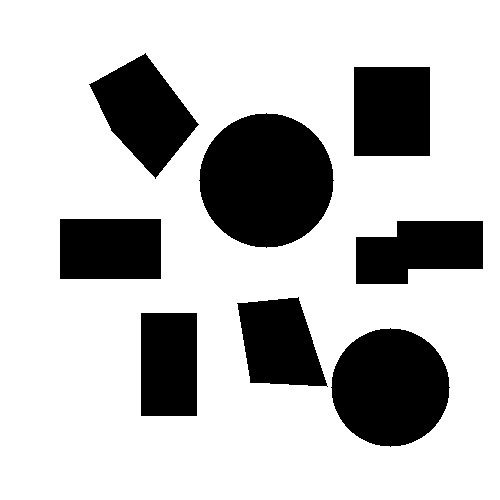
%> input picture 2dim/Bspline-RRT/map2.png, 500 x 500 px
$ octave Bspline_RRT.m   (GNU Octave 9; MATLAB toolbox functions it lacks are replaced by stand-ins)
%> lines starting %> are read from the running program, lines starting %| are printed output that depends on the picture; in (x1, y1, x2, y2) boxes, pixels count from 0 and x2, y2 are one past the last pixel; in counts of white or black regions, pixels touching at a corner belong together; the program's own positions count from 1
### 2dim/Bspline-RRT/PointCheck.m
function if_feasible = PointCheck(point, map, res)
% 判断一个点是否可行，输入位置、地图、栅格地图分辨率
% 注意坐标对应地图索引是(Y,X)


mapSize = size(map);
xmin = 0;
ymin = 0;
xmax = mapSize(2) * res;
ymax = mapSize(1) * res;

if point(1) < 0 || point(1) > xmax || point(2) < 0 || point(2) > ymax
    if_feasible = false;
    return
end

indx = floor((point(1) - xmin) / res + 1);
indy = floor((point(2) - ymin) / res + 1);
if map(indy, indx)==1
    if_feasible = true;
else
    if_feasible = false;
end

### 2dim/Bspline-RRT/ChooseSample.m
function qs = ChooseSample(algoParam, bestLength)
% 对搜索空间进行采样

region = size(algoParam.map) * algoParam.resolutionMap; % 地图范围

if ~isinf(bestLength)  % 如果已经找到路径，在椭球中进行搜索
    while true
        p = [0, 0, 1];
        while true
            x = -1 + 2 * rand();
            y = -1 + 2 * rand();
            if x * x + y * y < 1
                p(1) = x; p(2) = y;
                break
            end
        end
        % transform to ellipse
        c = norm(algoParam.start(1 : 2) - algoParam.goal(1 : 2)) / 2;
        p = transform(bestLength / 2, c, algoParam.start(1 : 2), algoParam.goal(1 : 2)) * p';
        if p(1) >= 0 && p(1) <= region(1) && p(2) >= 0 && p(2) <= region(2)
            break
        end
    end
    pos = p(1:2)';

else
    if rand < 0.1
        qs = algoParam.goal(1:2);
        return
    end
    pos = [rand() * region(1), rand() * region(2)];

end

% 连续采样转化为离散采样
% qs = NormalizedGrid(pos, algoParam);
qs = pos;
end


% [15 lines left out: function transform, not called in this run]

### 2dim/Bspline-RRT/Steer2Goal.m
function endNode1 = Steer2Goal(newNode, RRTree, algoParam)
% 尝试向向目标点连线

nend1 = algoParam.goal(1 : 2) + algoParam.maxstep/2 * [cos(algoParam.goal(3) + pi) sin(algoParam.goal(3) + pi)];
nend2 = algoParam.goal(1 : 2) + algoParam.maxstep/2 * [cos(algoParam.goal(3)) sin(algoParam.goal(3))];

ntemp = RRTree(newNode.parent);
[path, length, maxk] = GetBspline2Order(ntemp.pos, newNode.pos, nend1);

endNode1.parent = newNode.ind;
endNode1.pos = nend1;
endNode1.path = path;

if isinf(maxk) || maxk > 1 / algoParam.r || ~PathCollisionCheck(path, algoParam) % 不符合曲率约束，或者路径不可行，代价置为inf
    endNode1.cost = inf;
else
    endNode1.cost = newNode.cost + length;
end

[path1, ~, maxk1] = GetBspline2Order(newNode.pos, nend1, nend2); % 检测从nearestNode和nend1的中点出发的样条曲线

if isinf(maxk1) || maxk1 > 1 / algoParam.r || ~PathCollisionCheck(path1, algoParam)% 不符合曲率约束，代价置为inf
    endNode1.cost = inf;
end


end

### 2dim/Bspline-RRT/GetBspline2Order.m
function [path, length, maxk, kk] = GetBspline2Order(P1, P2, P3)
% 计算2次b样条曲线路径的长度和最大曲率
% 路径长度由曲线和曲线到两个端点的线段组成

%% 平移到P2为原点、P1->P2为x轴的坐标系
P1new = P1 - P2;
P3new = P3 - P2;
%P2new = [0, 0];

theta = pi - atan2(P1new(2), P1new(1));
rotaMat = [cos(theta) -sin(theta); sin(theta) cos(theta)];
P1_ = rotaMat * P1new';
P1new = P1_';

P3_ = rotaMat * P3new';
P3new = P3_';

%% 计算最大曲率
alpha = atan2(P3new(2), P3new(1));
L0 = hypot(P1new(1), P1new(2));
L1 = hypot(P3new(1), P3new(2));

if cos(alpha) > L1 / L0
    maxk = L0 * abs(sin(alpha)) / L1 ^ 2;
elseif cos(alpha) > L0 / L1
    maxk = L1 * abs(sin(alpha)) / L0 ^ 2;
else
    maxk = (L0 ^ 2 + L1 ^ 2 - 2 * L0 * L1 * cos(alpha)) ^ 1.5 / (L0 ^ 2 * L1 ^ 2 * sin(alpha) ^ 2);
end

maxk = sign(alpha)*maxk; % 考虑正负号

%disp(['最大曲率为 ' num2str(maxk)])

%% 计算长度
a = L0 ^ 2 + L1 ^ 2 - 2 * L0 * L1 * cos(alpha);
b = 2 * L0 * L1 * cos(alpha) - 2 * L0 ^ 2;
c = L0 ^ 2;

if a ~= 0
    splinelen = (4 * a * c - b ^ 2) * (log( (2 * a + b) / (2 * sqrt(a)) + sqrt(a + b + c) ) - log( b / (2 * sqrt(a)) + sqrt(c) ) ) / (8 * a ^ 1.5) + ...
        ((2 * a + b) * sqrt(a + b + c) - b * sqrt(c)) / (4 * a);
else
    splinelen = L0 / 2 + L1 / 2;
end

%disp(['长度为 ' num2str(S)])

%% 计算路径
r = 1 / maxk; % 转弯半径
nseg = max(splinelen / r * 4, 20); % 最少20个点
nseg = min(nseg, 50); % 最大50个点
t = 0 : 1 / nseg : 1;
t = t';
if t(end) ~= 1
    t = [t; 1];
end
splinepath = 0.5 * ((1 - 2 * t + t .^ 2) .* P1 + (1 + 2 * t - 2 * t .^ 2) .* P2 + t .^ 2 .* P3) ;


kk = t*L1*sin(alpha)./(0.5*( -(-2 + 2*t)*L0 + 2*t*L1*cos(alpha) )) - tan(theta);
% [16 lines of commented-out code are left out]
path = splinepath;
length = splinelen;

end

### 2dim/Bspline-RRT/PathCollisionCheck.m
function isvalid = PathCollisionCheck(path, algoParam)
% 路径碰撞检查，true为可行路径
isvalid = false;

mapSize = size(algoParam.map); % 栅格地图大小
% 实际地图范围
xmin = 0;
ymin = 0;
xmax = (mapSize(2) - 1) * algoParam.resolutionMap;
ymax = (mapSize(1) - 1) * algoParam.resolutionMap;

if (any(path(:, 1) > xmax))
    return;
elseif (any(path(:, 1) < xmin))
    return;
elseif (any(path(:, 2) > ymax))
    return;
elseif (any(path(:, 2) < ymin))
    return;
end


indx = round((path(:, 1) - xmin) / algoParam.resolutionMap + 1);
indy = round((path(:, 2) - ymin) / algoParam.resolutionMap + 1);
ind = sub2ind(mapSize, indy, indx); % x坐标是数组的列
if algoParam.map(ind(end)) == 0 % 栅格为0表示不可行
    return;
end

%% 检测路径上的点
ind = ind(1 : algoParam.checkStep : numel(ind));
if (any(algoParam.map(ind) == 0))
    return;
end

%% 检测路径右侧
indxr = round((path(:, 1) + algoParam.dsafe - xmin) / algoParam.resolutionMap + 1);
indxr(indxr > mapSize(2)) = mapSize(2);
ind = sub2ind(mapSize, indy, indxr); % x坐标是数组的列
ind = ind(1 : algoParam.checkStep : numel(ind)); % 检测中间的点
if (any(algoParam.map(ind) == 0))
    return;
end

%% 检测路径左侧
indxl = round((path(:, 1) - algoParam.dsafe - xmin) / algoParam.resolutionMap + 1);
indxl(indxl < 1) = 1;
ind = sub2ind(mapSize, indy, indxl); % x坐标是数组的列
ind = ind(1 : algoParam.checkStep : numel(ind)); % 检测中间的点
if (any(algoParam.map(ind) == 0))
    return;
end

%% 检测路径上侧
indyu = round((path(:, 2) + algoParam.dsafe - ymin) / algoParam.resolutionMap + 1);
indyu(indyu > mapSize(1)) = mapSize(1);
ind = sub2ind(mapSize, indyu, indxr); % x坐标是数组的列
ind = ind(1 : algoParam.checkStep : numel(ind)); % 检测中间的点
if (any(algoParam.map(ind) == 0))
    return;
end

%% 检测路径下侧
indyd = round((path(:, 2) - algoParam.dsafe - ymin) / algoParam.resolutionMap + 1);
indyd(indyd < 1) = 1;
ind = sub2ind(mapSize, indyd, indxr); % x坐标是数组的列
ind = ind(1 : algoParam.checkStep : numel(ind)); % 检测中间的点
if (any(algoParam.map(ind) == 0))
    return;
end

isvalid = true;

end

### 2dim/Bspline-RRT/FindWayBack.m
function path = FindWayBack(RRTree, algoParam)
% 回溯寻找路径
nend1 = algoParam.goal(1 : 2) + algoParam.maxstep/2 * [cos(algoParam.goal(3) + pi) sin(algoParam.goal(3) + pi)];
nend2 = algoParam.goal(1 : 2) + algoParam.maxstep/2 * [cos(algoParam.goal(3)) sin(algoParam.goal(3))];

%% 寻找RRT树的终点
dist2end = inf*ones(size(RRTree, 1), 1); % 树中所有节点到nend1的欧氏距离
for i = 3 : size(RRTree, 1)
    if isempty(RRTree(i).path)
        break
    end
    dist2end(i) = norm(RRTree(i).pos - nend1);
end
[mindist, ind] = min(dist2end);
if mindist > 1
    warning('未找到路径！')
end

nearestNode = RRTree(ind);

%% 回溯寻找所有路径
path = [];
child = nearestNode;
parent = child.parent;
while parent > 0
    path = [child.path; path];
    child = RRTree(parent);
    parent = child.parent;
end
pathend = GetBspline2Order(RRTree(RRTree(ind).parent).pos, nend1, nend2);
path = [path; pathend];

end

### 2dim/Bspline-RRT/generateNodeStruct.m
StructNode.path = []; % 上一节点到当前接节点的转移路径
StructNode.cost = []; % 从起始节点到当前节点的路径代价
StructNode.ind = []; % 节点自身在树中的索引
StructNode.parent = []; % 父节点在树中的索引
StructNode.pos = []; % 当前节点位置

### 2dim/Bspline-RRT/Bspline_RRT.m
% 基于2次B样条曲线的RRT*，参考论文：Smooth path planning under maximum curvature constraints
% for autonomous underwater vehicles based on rapidly-exploring random tree star with B-spline curves
% 由于2次样条曲线需要三个控制点计算，所有在扩展节点时新节点的路径不是从最近节点出发
% 而是从最近节点的父节点和最近节点的中点出发，并且终点也不是采样点，而是采样点和最近点的中点
% 虽然计算路径速度比dubinsRRT快，但是由于曲率限制采样效率不高，
% 大部分采样点不符合曲率约束，并且重布线还需要检测子节点的路径，针对此问题可以改进
% 实践证明把连接到最近节点和选择最佳父节点合并效果更好
% 唯一的缺点就是不好实现绕飞

addpath('D:\Matlabproject\航迹规划算法')
addpath('D:\Matlabproject\硕士毕业论文\mpdata\dubins')
close all
clear
clc
% load("mpdataFTAv10.mat")
% load("mpdatav10.mat")
I = imread('map2.png');
%> I: size 500x500 logical; 74.9% white; 8 black regions, largest, box (x1, y1, x2, y2) and area: (199, 113, 334, 248) 14073, (331, 328, 450, 447) 10913, (89, 53, 199, 179) 7102
%Ig = rgb2gray(I); % 将 RGB 图像或颜色图转换为灰度图

%algoParam.map = imbinarize(Ig); % 栅格为1表示可行，为0表示不可行
algoParam.map = I;
algoParam.maxIter = 1000; % 最大扩展次数，即树的最大容量
algoParam.start = [120, 25, deg2rad(90)]; %[100, 30, deg2rad(90)];
algoParam.goal = [476, 420, deg2rad(0)];
algoParam.maxstep = 50; % 最大步长
algoParam.disTh = 100; % 邻居判断距离
algoParam.resolutionMap = 1; % 栅格地图网格分辨率
algoParam.checkStep = 1;
algoParam.dsafe = 2; % 到障碍物的最短距离
algoParam.maxFailedAttempts = inf; % 节点最大扩展失败次数
algoParam.r = 17; % dubins转弯半径

%% 判断起终点是否可行
if ~PointCheck(algoParam.start, algoParam.map, algoParam.resolutionMap)
%> in PointCheck, `mapSize = size(map);`: mapSize = [500 500]
%> in PointCheck, `xmax = mapSize(2) * res;`: xmax = 500
%> in PointCheck, `indx = floor((point(1) - xmin) / res + 1);`: indx = 121
%> in PointCheck, `indy = floor((point(2) - ymin) / res + 1);`: indy = 26
    error('起点不在地图范围内或者位于障碍物内！');
end
if ~PointCheck(algoParam.goal, algoParam.map, algoParam.resolutionMap)
    error('终点不在地图范围内或者位于障碍物内！');
end

generateNodeStruct;
RRTree = repmat(StructNode, algoParam.maxIter, 1);
%> RRTree = 1000 items
nstart1 = StructNode;
nstart1.pos = algoParam.start(1 : 2) + algoParam.maxstep / 2 * [cos(algoParam.start(3) + pi) sin(algoParam.start(3) + pi)];
%> nstart1.pos = [120 0]
nstart1.cost = 0;
nstart1.ind = 1;
nstart1.parent = -1;
RRTree(1) = nstart1;

nstart2 = StructNode;
nstart2.pos = algoParam.start(1 : 2) + algoParam.maxstep / 2 * [cos(algoParam.start(3)) sin(algoParam.start(3))];
%> nstart2.pos = [120 50]
nstart2.cost = 0;
nstart2.ind = 2;
nstart2.parent = 1;
RRTree(2) = nstart2;

nend1 = algoParam.goal(1 : 2) + algoParam.maxstep / 2 * [cos(algoParam.goal(3) + pi) sin(algoParam.goal(3) + pi)];
%> nend1 = [451 420]
nend2 = algoParam.goal(1 : 2) + algoParam.maxstep / 2 * [cos(algoParam.goal(3)) sin(algoParam.goal(3))];
%> nend2 = [501 420]
%% 进入迭代
iter = 2;
failedAttempts = 0;
count = 0;
goalind = 0;
bestLength = inf;
iffindpath = false; % 是否发现路径
kfaild = 0; % 因为曲率不满足的失败次数
ii = 1;
tic
while iter < algoParam.maxIter && failedAttempts < algoParam.maxFailedAttempts
    %% 采样
    sample = ChooseSample(algoParam, bestLength); % 选择采样点

    eucdist = zeros(iter, 1); % 采样点到RRT树的欧式距离
    eucdist(1) = inf; % 第一个节点只作为计算样条曲线时的父节点使用，不参与最近节点的计算
    for i = 2 : iter
        eucdist(i) = norm(RRTree(i).pos - sample);
    end
    [mindist, index] = min(eucdist);
    nearestNode = RRTree(index);
    if mindist > algoParam.maxstep
        dir = atan2(sample(2) - nearestNode.pos(2), sample(1) - nearestNode.pos(1));
        sample = nearestNode.pos + algoParam.maxstep * [cos(dir)  sin(dir)]; % 从最近点出发朝采样点前进step长度
        for i = 2 : iter % 重新计算采样点到RRT树的欧式距离
            eucdist(i) = norm(RRTree(i).pos - sample); % 只计算活跃节点
        end
        [mindist, index] = min(eucdist);
    end

    if mindist < 1 % 距离过近，重新采样
        failedAttempts = failedAttempts + 1;
        continue;
    end
    if  ~PointCheck(sample, algoParam.map, algoParam.resolutionMap)
        kfaild = kfaild + 1;
        er(ii) = 1;
        ii = ii + 1;
        failedAttempts = failedAttempts + 1;
        continue;
    end
    %% 扩展RRT树
    % [9 lines of commented-out code are left out]

    %% 重新选择父节点
    neighboorIndex = find(eucdist <= algoParam.disTh); % newPoint的邻居节点索引
    newNode.pos = sample;
    newNode.cost = inf;
    for i = 1 : numel(neighboorIndex)
        nearpind = RRTree(neighboorIndex(i)).parent; % 邻节点的父节点索引
        [path, length, maxk] = GetBspline2Order(RRTree(nearpind).pos, RRTree(neighboorIndex(i)).pos, sample);
        if ~isinf(maxk) && maxk <= 1 / algoParam.r && PathCollisionCheck(path, algoParam)
            newcost = RRTree(neighboorIndex(i)).cost + length; % 以neighboor为父节点，从起点到newPoint的代价值c
            if newcost < newNode.cost % 更新父节点和适应度
                nearestNode = RRTree(neighboorIndex(i), :);
                newNode.cost = newcost;
                newNode.parent = neighboorIndex(i);
                newNode.path = path;
            end
        end
    end
    %     if  ~PointCheck(sample, algoParam.map, algoParam.resolutionMap)
    %         kfaild = kfaild + 1;
    %     end
    if isinf(newNode.cost)
        if isinf(maxk) || maxk > 1 / algoParam.r
            er(ii) = 3;
        else
            er(ii) = 2;
        end
        ii = ii + 1;
        kfaild = kfaild + 1;
        failedAttempts = failedAttempts + 1;
        continue;
    end
    kr(iter) = kfaild;
    failedAttempts = 0;
    iter = iter + 1;
    newNode.ind = iter;
    RRTree(iter, :) = newNode; % 拓展节点

    %% 重新布线
% [48 lines of commented-out code are left out]

    if ~iffindpath % 如果nend1不在RRTree中
        for i = 1 : iter
            if norm(RRTree(i).pos - nend1) < 1e-1
                iffindpath = true;
            end
        end
        endNode1 = Steer2Goal(newNode, RRTree, algoParam); % 尝试向终点连线
        if ~isinf(endNode1.cost) % 如果路径可行
            iffindpath = true;
            kr(iter) = kfaild;
            iter = iter + 1;
            endNode1.ind = iter;
            RRTree(iter, :) = endNode1; % 拓展节点

            goalind = iter; % 找到终点时的迭代次数
            [pathend, len2end] = GetBspline2Order(RRTree(endNode1.parent).pos, nend1, nend2);
%             bestLength = endNode1.cost;
%             bestLength = bestLength + len2end;
%             disp(['在第 ' num2str(goalind) ' 次采样找到可行路径，长度为 ' num2str(bestLength)])
        end
    end
% [8 lines of commented-out code are left out]
end
%> this loop made 1533 passes
%> dir on pass 19: -0.0747
%> (dir, if_feasible in PointCheck) on passes 12, 17, 18: (-0.272, true), (0.858, true), (2.2, true)
toc

disp(['重布线 ' num2str(count) ' 次'])
solution = FindWayBack(RRTree, algoParam);
%> the loop in FindWayBack, `while parent > 0` made 11 passes
pathlen = sum(vecnorm(diff(solution), 2, 2));
disp(['路径长度为 ' num2str(pathlen)])
%| 路径长度为 750.5992

figure
plotGrid(algoParam.map)
%> (this line was passed over: plotGrid is not available in this run)
hold on
scatter(algoParam.start(1) / algoParam.resolutionMap, ...
    algoParam.start(2) / algoParam.resolutionMap);
scatter(algoParam.goal(1) / algoParam.resolutionMap, ...
    algoParam.goal(2) / algoParam.resolutionMap);
for ii = 3 : iter
    plot(RRTree(ii).path(:, 1) / algoParam.resolutionMap, ...
        RRTree(ii).path(:, 2) / algoParam.resolutionMap, 'LineWidth', 1, 'Color', 'r');
end
hold off
grid on
xlabel('x')
ylabel('y')
title('Bspline-RRT Tree')
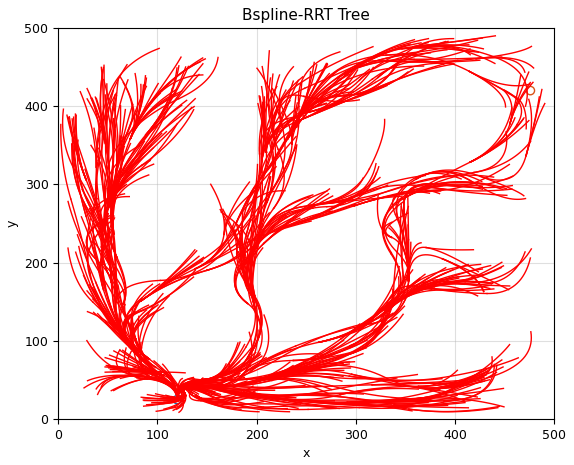
%> figure redrawn from the program's plot data; curve peaks at x = 135.4, y = 44.71; curve peaks at x = 184.5, y = 55.5; curve peaks at x = 209.4, y = 53.63; curve peaks at x = 239.3, y = 93.55

figure
plotGrid(algoParam.map)
%> (this line was passed over: plotGrid is not available in this run)
hold on
scatter(algoParam.start(1) / algoParam.resolutionMap, ...
    algoParam.start(2) / algoParam.resolutionMap);
scatter(algoParam.goal(1) / algoParam.resolutionMap, ...
    algoParam.goal(2) / algoParam.resolutionMap);
plot(solution(:, 1) / algoParam.resolutionMap, ...
    solution(:, 2) / algoParam.resolutionMap, 'LineWidth', 1.5, 'Color', 'r');
% plot(path(:, 1) , path(:, 2))
hold off
grid on
axis equal
xlabel('x')
ylabel('y')
title('Bspline-RRT route plan')
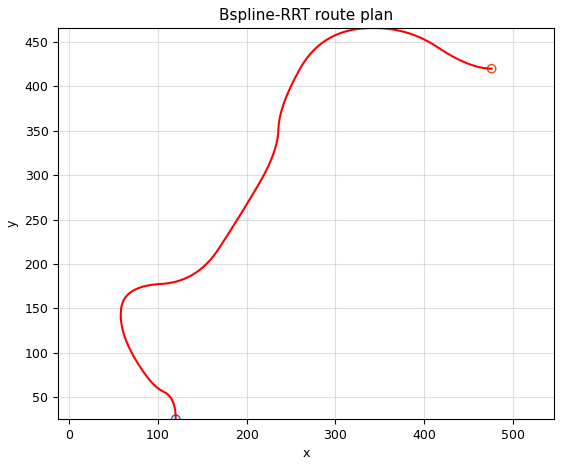
%> figure redrawn from the program's plot data
% [12 lines of commented-out code are left out]
sum(er == 3)
%> ans = 7

function node = ChangeNodeCost(node, deltaCost)
node.cost = node.cost + deltaCost;
end
